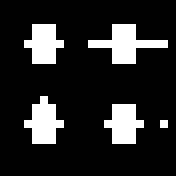
#> input picture Morphological processing/Hit or miss transform/in.png, 22 x 22 px, found by its file name (shown 8 times larger)
$ python 'hit or miss.py'
#> lines starting #> are read from the running program, lines starting #| are printed output that depends on the picture; after the words box and inside, x2 and y2 are one past the last pixel; in counts of white or black regions, pixels touching at a corner belong together
# -*- coding: utf-8 -*-
"""
Created on Wed Jun 15 00:31:41 2022

@author: Asus
"""

import cv2 as cv
import matplotlib.pyplot as plt
import numpy as np
import math

def erotion(img,kernel):
    m = img.shape[0]
    n = img.shape[1]

    a = kernel.shape[0] // 2
    b = kernel.shape[1] // 2

    op = np.zeros((m,n),np.int32)

    for i in range(m):
        for j in range(n):
            flag = 1
            for x in range(-a,a+1):
                for y in range(-b,b+1):
                    if i+x>=0 and i+x<m and j+y>=0 and j+y<n:
                        if img[i+x][j+y] != kernel[a+x][b+y]:
                            flag=0
            if flag:
                op[i][j] = 1
            else:
                op[i][j] = 0

    return op.astype(np.int32)

def dilation(img,kernel):
    m = img.shape[0]
    n = img.shape[1]

    a = kernel.shape[0] // 2
    b = kernel.shape[1] // 2

    op = np.zeros((m,n),np.int32)

    for i in range(m):
        for j in range(n):
            flag = 0
            for x in range(-a,a+1):
                for y in range(-b,b+1):
                    if i-x>=0 and i-x<m and j-y>=0 and j-y<n:
                        if img[i-x][j-y] == kernel[a+x][b+y]:
                            flag=1
            if flag:
                op[i][j] = 1
            else:
                op[i][j] = 0
    return op.astype(np.int32)
path = "C:/Users/Asus/imagelab/Image-Processing-and-Computer-Vision-Lab/Morphological processing/Hit or miss transform/in.png"

img = cv.imread(path)
#> img is the input picture: shape (22, 22, 3); 15.5% white; 5 white regions (4 under 20 px), largest, box (x1, y1, x2, y2) and area: (11, 3, 21, 8) 22

img = cv.cvtColor(img,cv.COLOR_BGR2GRAY)

plt.imshow(img,'gray')

plt.title("Input")

plt.show()

t, img = cv.threshold(img,100,255,cv.THRESH_BINARY)

img = img // 255

img = img.astype(np.int32)

plt.imshow(img,'gray')

plt.title("Thresh")

plt.show()

s = np.zeros((7,7),np.int32)

s[1:6,2:5] = 1

s[3,1:6] = 1

plt.imshow(s,'gray')

plt.title("Structure")

plt.show()
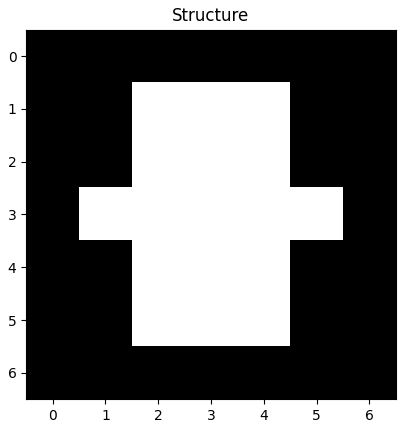
#> figure drawn by matplotlib, 1 panel

diam = np.array([[0,1,0],[1,1,1],[0,1,0]],np.int32)

plt.imshow(diam,'gray')

plt.title("Diam")

plt.show()
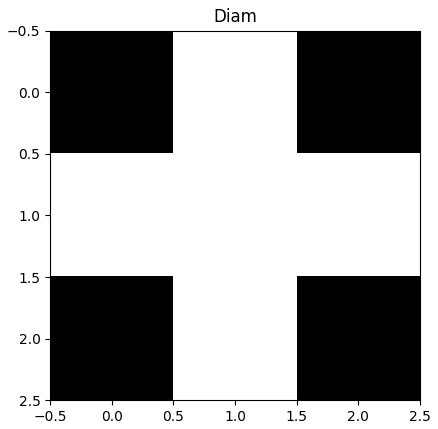
#> figure drawn by matplotlib, 1 panel

w = dilation(s, diam)

plt.imshow(w,'gray')

plt.title("W")

plt.show()
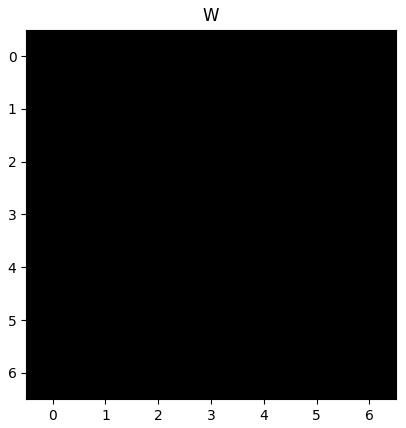
#> figure drawn by matplotlib, 1 panel

y = w-s

img_c = 1-img

z = erotion(img_c,y)
#> after the loop in erotion, `for i in range(m):`:
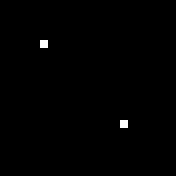
#> op: shape (22, 22) int32 (shown 8 times larger); values 0 (black) and 1 (white), 0.41% white in thin lines or dots, all inside (x1, y1, x2, y2) = (5, 5, 16, 16)

x = erotion(img,s)

plt.imshow(x,'gray')

plt.title("AES")

plt.show()

op = np.bitwise_and(x,z)

plt.imshow(op,'gray')

plt.show()
